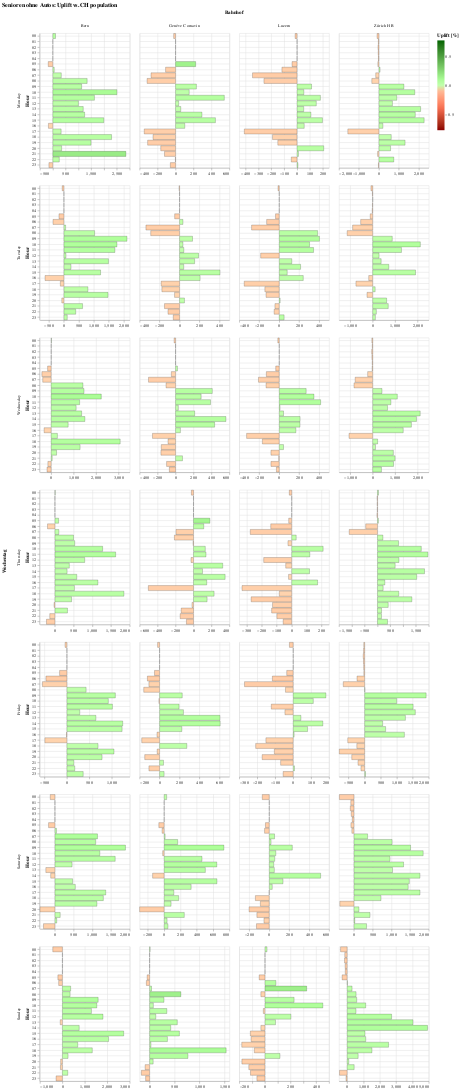

Here is the notebook cell this chart was saved with:
### Markdown cell above
## Uplift vs. population by slot for 4 stations

### Code cell
uplift_test.plot_pop_uplift(
    selectors={"Station": ["Zürich HB", "Bern", "Genève Cornavin", "Luzern"]},
    plot_properties={"width": 200, "height": 300},
    axes="independent",  # "shared"|"independent"
)

### Figure 1 — Vega-Lite specification as saved in the notebook (floating-point values rounded to 4 significant figures; data arrays with more than 128 entries replaced by an {"elided": "..."} marker saying what was removed)
{"$schema": "https://vega.github.io/schema/vega-lite/v3.4.0.json", "config": {"mark": {"tooltip": null}, "view": {"height": 300, "width": 400}}, "data": {"name": "data-dbb56c6023851f89685198e764c20541"}, "datasets": {"data-dbb56c6023851f89685198e764c20541": {"elided": "672 records"}}, "encoding": {"color": {"field": "pop_uplift", "scale": {"domain": [-0.7726, 0, 0.7726], "range": ["darkred", "white", "darkgreen"]}, "title": "Uplift [%]", "type": "quantitative"}, "column": {"field": "Station", "title": "Bahnhof", "type": "nominal"}, "row": {"field": "DayOfWeek", "sort": ["Monday", "Tuesday", "Wednesday", "Thursday", "Friday", "Saturday", "Sunday"], "title": "Wochentag", "type": "nominal"}, "tooltip": [{"field": "Hour", "type": "nominal"}, {"field": "spr", "title": "Total", "type": "quantitative"}, {"field": "target_pers", "title": "Zielgruppe", "type": "quantitative"}, {"field": "pop_uplift_pers", "title": "Uplift", "type": "quantitative"}], "x": {"field": "pop_uplift_pers", "title": "", "type": "quantitative"}, "y": {"axis": {"grid": true}, "field": "Hour", "sort": ["00", "01", "02", "03", "04", "05", "06", "07", "08", "09", "10", "11", "12", "13", "14", "15", "16", "17", "18", "19", "20", "21", "22", "23"], "type": "ordinal"}}, "height": 300, "mark": {"stroke": "black", "strokeOpacity": 0.5, "strokeWidth": 0.8, "type": "bar"}, "resolve": {"scale": {"x": "independent"}}, "title": "Senioren ohne Autos: Uplift vs. CH population", "width": 200}
